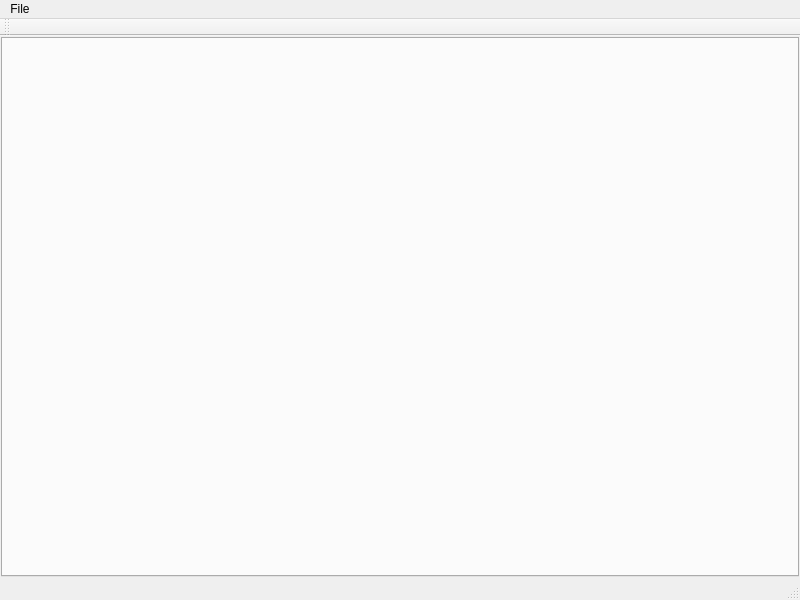
<?xml version="1.0" encoding="UTF-8"?>
<ui version="4.0">
 <class>MainWindow</class>
 <widget class="QMainWindow" name="MainWindow">
  <property name="geometry">
   <rect>
    <x>0</x>
    <y>0</y>
    <width>800</width>
    <height>600</height>
   </rect>
  </property>
  <property name="windowTitle">
   <string>MainWindow</string>
  </property>
  <widget class="QWidget" name="centralwidget">
   <layout class="QHBoxLayout" name="horizontalLayout">
    <property name="spacing">
     <number>1</number>
    </property>
    <property name="leftMargin">
     <number>1</number>
    </property>
    <property name="topMargin">
     <number>1</number>
    </property>
    <property name="rightMargin">
     <number>1</number>
    </property>
    <property name="bottomMargin">
     <number>1</number>
    </property>
    <item>
     <widget class="QTabWidget" name="tabWidget">
      <property name="currentIndex">
       <number>-1</number>
      </property>
     </widget>
    </item>
   </layout>
  </widget>
  <widget class="QMenuBar" name="menubar">
   <property name="geometry">
    <rect>
     <x>0</x>
     <y>0</y>
     <width>800</width>
     <height>17</height>
    </rect>
   </property>
   <widget class="QMenu" name="menuFile">
    <property name="title">
     <string>File</string>
    </property>
    <addaction name="actionSave"/>
    <addaction name="actionColor"/>
   </widget>
   <addaction name="menuFile"/>
  </widget>
  <widget class="QStatusBar" name="statusbar"/>
  <widget class="QToolBar" name="toolBar">
   <property name="windowTitle">
    <string>toolBar</string>
   </property>
   <attribute name="toolBarArea">
    <enum>TopToolBarArea</enum>
   </attribute>
   <attribute name="toolBarBreak">
    <bool>false</bool>
   </attribute>
  </widget>
  <action name="actionsave">
   <property name="text">
    <string>save</string>
   </property>
  </action>
  <action name="actionColor">
   <property name="text">
    <string>Color</string>
   </property>
  </action>
  <action name="actionSave">
   <property name="text">
    <string>Save</string>
   </property>
  </action>
 </widget>
 <resources/>
 <connections/>
</ui>
